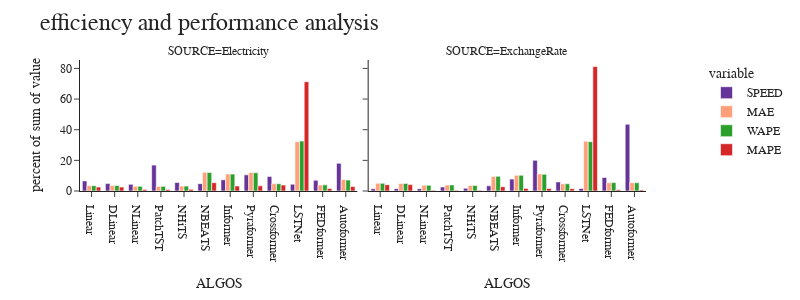

Notebook source saved alongside this figure:
### Code cell
ds = ["Electricity","ExchangeRate"]
df = report_df.query(f'SOURCE == "{ds[0]}" or SOURCE == "{ds[1]}"')
fig = px.histogram(df, 
                    x="ALGOS", 
                    y=["SPEED","MAE","WAPE","MAPE"], 
                    width=800,
                    height=300,
                    color_discrete_map={
                        "SPEED": "RebeccaPurple", "MAE": "lightsalmon"
                        },
                    template="simple_white",
                    facet_col="SOURCE",
                    facet_col_wrap = 2,
                    histnorm = "percent"
                    )

fig.update_layout(title="efficiency and performance analysis", 
                font_family="San Serif",
                bargap=0.2,
                barmode='group',
                titlefont={'size': 24},
                legend=dict(
                orientation="v", y=1, yanchor="top", x=1.25, xanchor="right")                
                )

fig.show()

### Figure 1 — Plotly figure (JSON) as saved in the notebook; plotly's stock layout.template omitted (floating-point values rounded to 4 significant figures)
{"data": [{"alignmentgroup": "True", "bingroup": "x", "histfunc": "sum", "histnorm": "percent", "hovertemplate": "variable=SPEED<br>SOURCE=Electricity<br>ALGOS=%{x}<br>percent of sum of value=%{y}<extra></extra>", "legendgroup": "SPEED", "marker": {"color": "RebeccaPurple", "pattern": {"shape": ""}}, "name": "SPEED", "offsetgroup": "SPEED", "orientation": "v", "showlegend": true, "type": "histogram", "x": ["Linear", "DLinear", "NLinear", "PatchTST", "NHiTS", "NBEATS", "Informer", "Pyraformer", "Crossformer", "LSTNet", "FEDformer", "Autoformer"], "xaxis": "x", "y": [12.53, 9.19, 8.28, 32.05, 10.56, 9.12, 13.87, 19.99, 18.09, 8.45, 13.3, 34.29], "yaxis": "y"}, {"alignmentgroup": "True", "bingroup": "x", "histfunc": "sum", "histnorm": "percent", "hovertemplate": "variable=SPEED<br>SOURCE=ExchangeRate<br>ALGOS=%{x}<br>percent of sum of value=%{y}<extra></extra>", "legendgroup": "SPEED", "marker": {"color": "RebeccaPurple", "pattern": {"shape": ""}}, "name": "SPEED", "offsetgroup": "SPEED", "orientation": "v", "showlegend": false, "type": "histogram", "x": ["Linear", "DLinear", "NLinear", "PatchTST", "NHiTS", "NBEATS", "Informer", "Pyraformer", "Crossformer", "LSTNet", "FEDformer", "Autoformer"], "xaxis": "x2", "y": [0.24, 0.25, 0.25, 0.44, 0.3, 0.56, 1.29, 3.33, 0.99, 0.27, 1.47, 7.24], "yaxis": "y2"}, {"alignmentgroup": "True", "bingroup": "x", "histfunc": "sum", "histnorm": "percent", "hovertemplate": "variable=MAE<br>SOURCE=Electricity<br>ALGOS=%{x}<br>percent of sum of value=%{y}<extra></extra>", "legendgroup": "MAE", "marker": {"color": "lightsalmon", "pattern": {"shape": ""}}, "name": "MAE", "offsetgroup": "MAE", "orientation": "v", "showlegend": true, "type": "histogram", "x": ["Linear", "DLinear", "NLinear", "PatchTST", "NHiTS", "NBEATS", "Informer", "Pyraformer", "Crossformer", "LSTNet", "FEDformer", "Autoformer"], "xaxis": "x", "y": [296.9, 306.2, 266.6, 260.5, 275.3, 1057.0, 960.1, 1040.0, 407.4, 2780.0, 339.8, 644.5], "yaxis": "y"}, {"alignmentgroup": "True", "bingroup": "x", "histfunc": "sum", "histnorm": "percent", "hovertemplate": "variable=MAE<br>SOURCE=ExchangeRate<br>ALGOS=%{x}<br>percent of sum of value=%{y}<extra></extra>", "legendgroup": "MAE", "marker": {"color": "lightsalmon", "pattern": {"shape": ""}}, "name": "MAE", "offsetgroup": "MAE", "orientation": "v", "showlegend": false, "type": "histogram", "x": ["Linear", "DLinear", "NLinear", "PatchTST", "NHiTS", "NBEATS", "Informer", "Pyraformer", "Crossformer", "LSTNet", "FEDformer", "Autoformer"], "xaxis": "x2", "y": [0.045, 0.044, 0.033, 0.035, 0.032, 0.085, 0.092, 0.1, 0.042, 0.291, 0.048, 0.048], "yaxis": "y2"}, {"alignmentgroup": "True", "bingroup": "x", "histfunc": "sum", "histnorm": "percent", "hovertemplate": "variable=WAPE<br>SOURCE=Electricity<br>ALGOS=%{x}<br>percent of sum of value=%{y}<extra></extra>", "legendgroup": "WAPE", "marker": {"color": "#2CA02C", "pattern": {"shape": ""}}, "name": "WAPE", "offsetgroup": "WAPE", "orientation": "v", "showlegend": true, "type": "histogram", "x": ["Linear", "DLinear", "NLinear", "PatchTST", "NHiTS", "NBEATS", "Informer", "Pyraformer", "Crossformer", "LSTNet", "FEDformer", "Autoformer"], "xaxis": "x", "y": [0.112, 0.115, 0.1, 0.098, 0.103, 0.391, 0.356, 0.385, 0.153, 1.05, 0.129, 0.231], "yaxis": "y"}, {"alignmentgroup": "True", "bingroup": "x", "histfunc": "sum", "histnorm": "percent", "hovertemplate": "variable=WAPE<br>SOURCE=ExchangeRate<br>ALGOS=%{x}<br>percent of sum of value=%{y}<extra></extra>", "legendgroup": "WAPE", "marker": {"color": "#2CA02C", "pattern": {"shape": ""}}, "name": "WAPE", "offsetgroup": "WAPE", "orientation": "v", "showlegend": false, "type": "histogram", "x": ["Linear", "DLinear", "NLinear", "PatchTST", "NHiTS", "NBEATS", "Informer", "Pyraformer", "Crossformer", "LSTNet", "FEDformer", "Autoformer"], "xaxis": "x2", "y": [0.06, 0.059, 0.044, 0.047, 0.043, 0.114, 0.122, 0.13, 0.056, 0.382, 0.065, 0.064], "yaxis": "y2"}, {"alignmentgroup": "True", "bingroup": "x", "histfunc": "sum", "histnorm": "percent", "hovertemplate": "variable=MAPE<br>SOURCE=Electricity<br>ALGOS=%{x}<br>percent of sum of value=%{y}<extra></extra>", "legendgroup": "MAPE", "marker": {"color": "#D62728", "pattern": {"shape": ""}}, "name": "MAPE", "offsetgroup": "MAPE", "orientation": "v", "showlegend": true, "type": "histogram", "x": ["Linear", "DLinear", "NLinear", "PatchTST", "NHiTS", "NBEATS", "Informer", "Pyraformer", "Crossformer", "LSTNet", "FEDformer", "Autoformer"], "xaxis": "x", "y": [0.421, 0.421, 0.147, 0.15, 0.187, 0.889, 0.535, 0.55, 0.635, 11.62, 0.261, 0.472], "yaxis": "y"}, {"alignmentgroup": "True", "bingroup": "x", "histfunc": "sum", "histnorm": "percent", "hovertemplate": "variable=MAPE<br>SOURCE=ExchangeRate<br>ALGOS=%{x}<br>percent of sum of value=%{y}<extra></extra>", "legendgroup": "MAPE", "marker": {"color": "#D62728", "pattern": {"shape": ""}}, "name": "MAPE", "offsetgroup": "MAPE", "orientation": "v", "showlegend": false, "type": "histogram", "x": ["Linear", "DLinear", "NLinear", "PatchTST", "NHiTS", "NBEATS", "Informer", "Pyraformer", "Crossformer", "LSTNet", "FEDformer", "Autoformer"], "xaxis": "x2", "y": [0.465, 0.47, 0.051, 0.051, 0.051, 0.313, 0.191, 0.185, 0.173, 9.149, 0.088, 0.077], "yaxis": "y2"}], "layout": {"annotations": [{"font": {}, "showarrow": false, "text": "SOURCE=Electricity", "x": 0.245, "xanchor": "center", "xref": "paper", "y": 1, "yanchor": "bottom", "yref": "paper"}, {"font": {}, "showarrow": false, "text": "SOURCE=ExchangeRate", "x": 0.755, "xanchor": "center", "xref": "paper", "y": 1, "yanchor": "bottom", "yref": "paper"}], "bargap": 0.2, "barmode": "group", "font": {"family": "San Serif"}, "height": 300, "legend": {"orientation": "v", "title": {"text": "variable"}, "tracegroupgap": 0, "x": 1.25, "xanchor": "right", "y": 1, "yanchor": "top"}, "margin": {"t": 60}, "title": {"font": {"size": 24}, "text": "efficiency and performance analysis"}, "width": 800, "xaxis": {"anchor": "y", "domain": [0, 0.49], "title": {"text": "ALGOS"}}, "xaxis2": {"anchor": "y2", "domain": [0.51, 1], "matches": "x", "title": {"text": "ALGOS"}}, "yaxis": {"anchor": "x", "domain": [0, 1], "title": {"text": "percent of sum of value"}}, "yaxis2": {"anchor": "x2", "domain": [0, 1], "matches": "y", "showticklabels": false}}}
